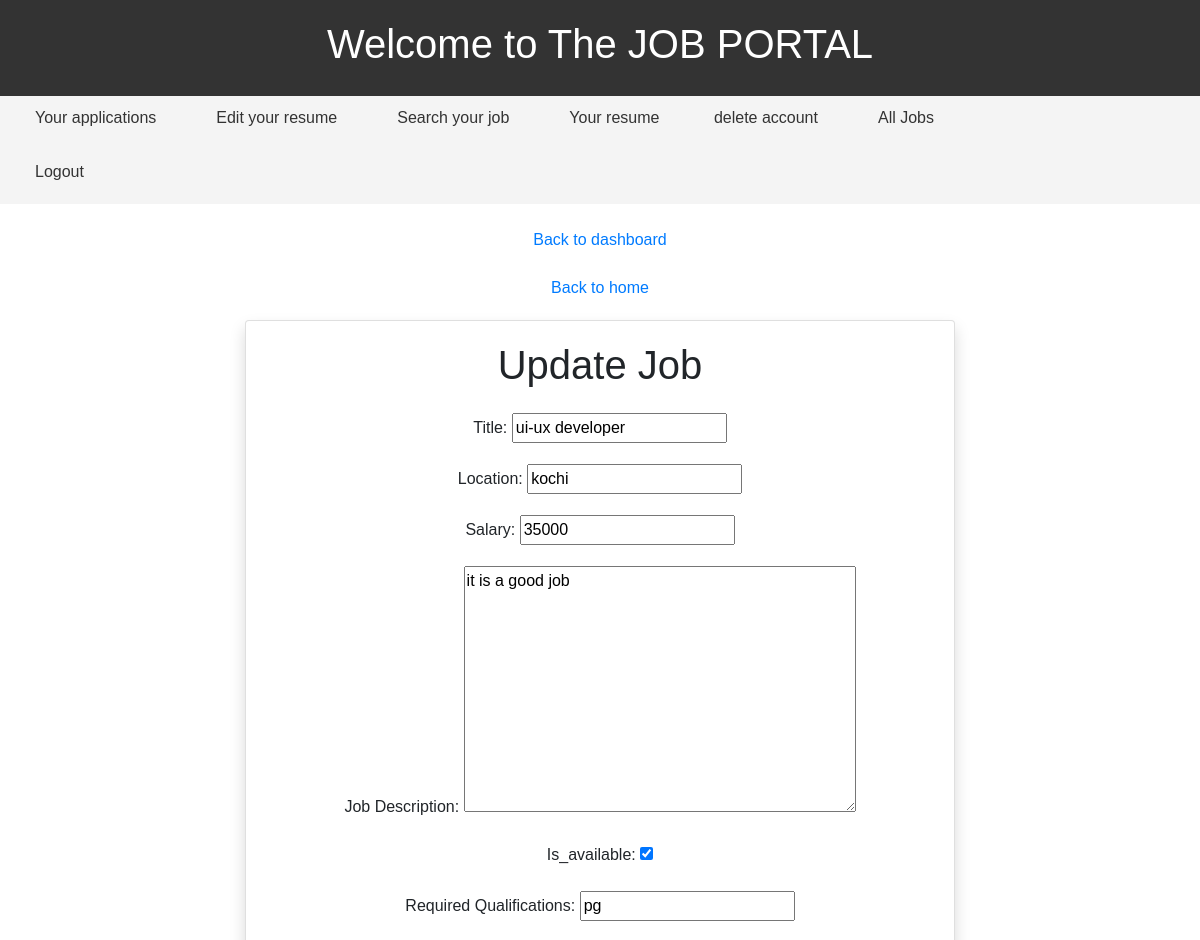
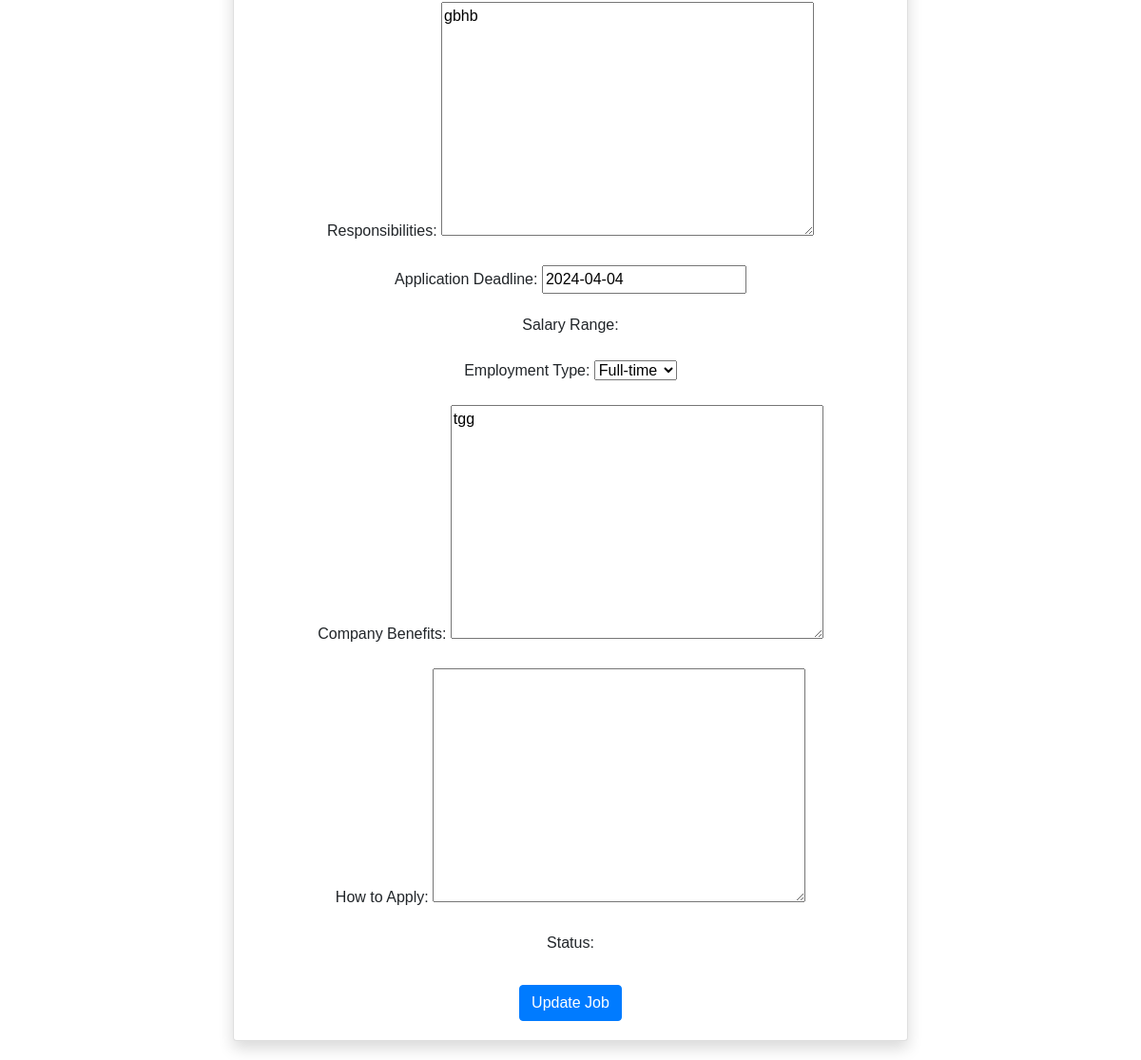
Screenshot of /job/job/update-job/8/ (signed in) with the database file from the repository (2 pictures, top to bottom).
### job/models.py (models this page shows, shortened)
class Job (models.Model):
    user = models. ForeignKey (User, on_delete=models.CASCADE)
    company = models. ForeignKey (Company, on_delete=models.CASCADE)
    title = models. CharField(max_length=100)
    location = models. CharField(max_length=100)
    salary = models. PositiveIntegerField(default=35000)
    is_available=models.BooleanField(default=True)
    timestamb=models.DateTimeField(auto_now_add=True)
    job_description = models.TextField(null=True,blank=True)
    required_qualifications = models.CharField(max_length=50,null=True,blank=True)
    responsibilities = models.TextField(null=True,blank=True)
    application_Deadline = models.DateField(null=True,blank=True)
    option = (('Full-time', 'Full-time'), ('Part-time', 'Part-time'), ('Contract', 'Contract'), ('etc', 'etc'))
    Employment_Type = models.CharField(choices=option, max_length=20,null=True,blank=True)
    Company_Benefits = models.TextField(null=True,blank=True)
    How_to_Apply = models.TextField(null=True,blank=True)
    cover_letter=models.CharField(max_length=20,null=True,blank=True)
    status_choices = (('Accepted', 'Accepted'),
                      ('Declined', 'Declined'),
                      ('Pending', 'Pending'))
    status = models.CharField(max_length=20, choices=status_choices,null=True)

### job/views.py (the view)
# urls.py: path('job/update-job/<int:pk>/', update_job, name='update-job'),
def update_job(request, pk):
    job_instance = Job.objects.get(pk=pk)
    if request.method == 'POST':
        form = UpdateJobForm(request.POST, instance=job_instance)
        if form.is_valid():
            form.save()
            messages.info(request, 'Job has been updated successfully.')
            return redirect('manage-jobs')
        else:
            messages.warning(request, 'Something went wrong. Please check the form.')
    else:
        form = UpdateJobForm(instance=job_instance)
    context = {'form': form}
    return render(request, 'job/update_job.html', context)

### job/forms.py
class UpdateJobForm(forms.ModelForm):
    class Meta:
        model=Job
        exclude=("user",'company','cover_letter','status')

### templates/job/update_job.html (shortened to what this page needs)
{% extends 'users/base.html' %}
{% block content %}
<div class="container">
    <div class="row justify-content-center">
        <div class="col-md-8">
            <div class="card shadow">
                <div class="card-body">
                    <h1 class="card-title text-center mb-4">Update Job</h1>
                    <form method="post">
                        <div class="form-group">
                            <label for="id_title">Title:</label>
                            {{ form.title }}
                        </div>
                        <div class="form-group">
                            <label for="id_location">Location:</label>
                            {{ form.location }}
                        </div>
                        <div class="form-group">
                            <label for="id_salary">Salary:</label>
                            {{ form.salary }}
                        </div>
                        <div class="form-group">
                            <label for="id_job_description">Job Description:</label>
                            {{ form.job_description }}
                        </div>
                        <div class="form-group">
                            <label for="id_job_description">Is_available:</label>
                            {{ form.is_available }}
                        </div>
                        <div class="form-group">
                            <label for="id_required_qualifications">Required Qualifications:</label>
                            {{ form.required_qualifications }}
                        </div>
                        <div class="form-group">
                            <label for="id_responsibilities">Responsibilities:</label>
                            {{ form.responsibilities }}
                        </div>
                        <div class="form-group">
                            <label for="id_application_Deadline">Application Deadline:</label>
                            {{ form.application_Deadline }}
                        </div>
                        <div class="form-group">
                            <label for="id_salary_Range">Salary Range:</label>
                        </div>
                        <div class="form-group">
                            <label for="id_Employment_Type">Employment Type:</label>
                            {{ form.Employment_Type }}
                        </div>
                        <div class="form-group">
                            <label for="id_Company_Benefits">Company Benefits:</label>
                            {{ form.Company_Benefits }}
                        </div>
                        <div class="form-group">
                            <label for="id_How_to_Apply">How to Apply:</label>
                            {{ form.How_to_Apply }}
                        </div>
                        <div class="form-group">
                            <label for="id_How_to_Apply">Status:</label>
                        </div>
                        <div class="text-center mt-4">
                            <button type="submit" class="btn btn-primary">Update Job</button>
                        </div>
                    </form>
                </div>
            </div>
        </div>
    </div>
</div>
{% endblock %}

### templates/users/base.html (style rules this page uses)
body { font-family: Arial, sans-serif; margin: 0; padding: 0; }
.container { margin: 20px auto; text-align: center; }

### rows the page displays
Job: title "ui-ux developer", location "kochi", salary "35000", job_description "it is a good job", is_available "☑", required_qualifications "pg", responsibilities "gbhb", application_Deadline "2024-04-04", Employment_Type "Full-time", Company_Benefits "tgg"
